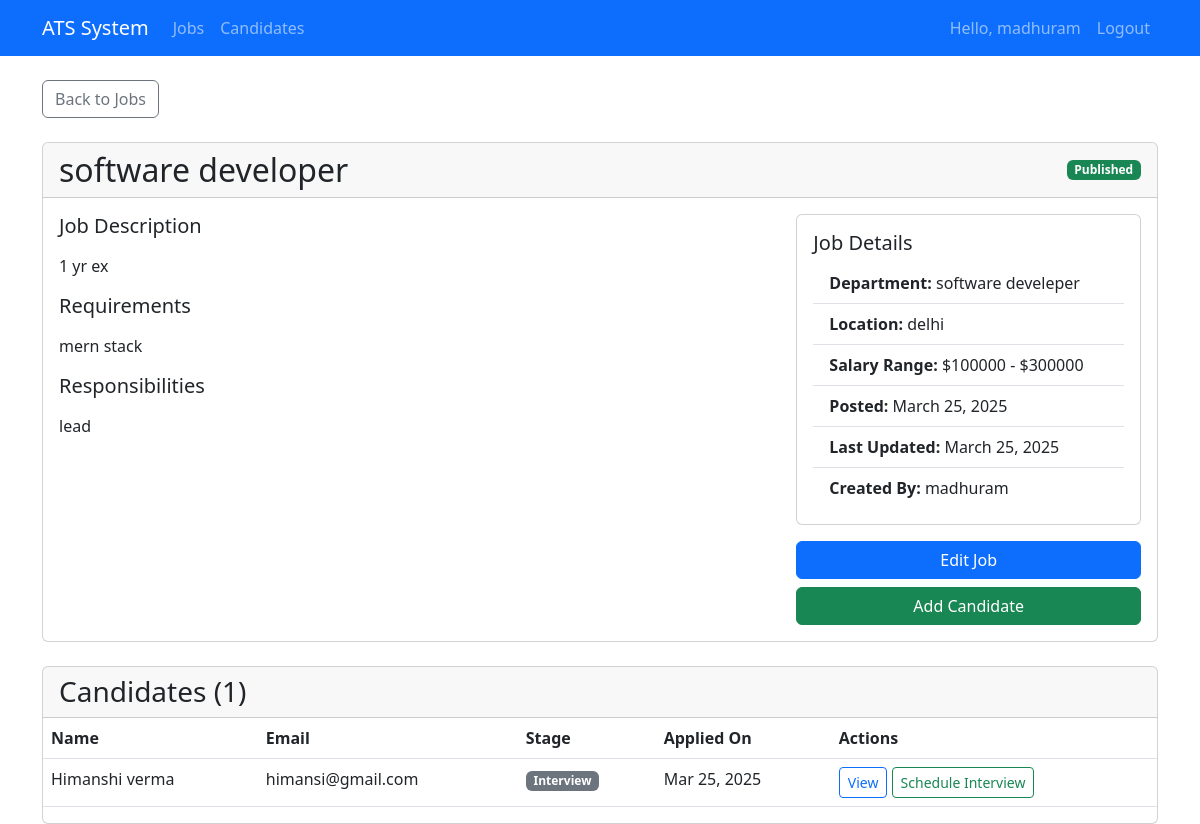
The app's page /jobs/1/ (signed in) with its own data.
### jobs/models.py (models this page shows, shortened)
class JobPost(models.Model):
    STATUS_CHOICES = [
        ('draft', 'Draft'),
        ('published', 'Published'),
        ('closed', 'Closed'),
    ]
    title = models.CharField(max_length=200)
    department = models.ForeignKey(Department, on_delete=models.CASCADE)
    location = models.CharField(max_length=100)
    description = models.TextField()
    requirements = models.TextField()
    responsibilities = models.TextField()
    status = models.CharField(max_length=10, choices=STATUS_CHOICES, default='draft')
    created_by = models.ForeignKey(User, on_delete=models.CASCADE, related_name='created_jobs')
    created_at = models.DateTimeField(auto_now_add=True)
    updated_at = models.DateTimeField(auto_now=True)
    salary_min = models.DecimalField(max_digits=10, decimal_places=2, null=True, blank=True)
    salary_max = models.DecimalField(max_digits=10, decimal_places=2, null=True, blank=True)

class Department(models.Model):
    name = models.CharField(max_length=100)
    description = models.TextField(blank=True)

### candidates/models.py (models this page shows, shortened)
class Candidate(models.Model):
    STAGE_CHOICES = [
        ('new', 'New'),
        ('screening', 'Screening'),
        ('interview', 'Interview'),
        ('technical', 'Technical Assessment'),
        ('final', 'Final Interview'),
        ('offer', 'Offer'),
        ('hired', 'Hired'),
        ('rejected', 'Rejected'),
    ]
    first_name = models.CharField(max_length=100)
    last_name = models.CharField(max_length=100)
    email = models.EmailField(unique=True)
    phone = models.CharField(max_length=20, blank=True)
    resume = models.FileField(upload_to=resume_file_path)
    cover_letter = models.TextField(blank=True)
    job = models.ForeignKey(JobPost, on_delete=models.CASCADE, related_name='candidates')
    stage = models.CharField(max_length=20, choices=STAGE_CHOICES, default='new')
    created_at = models.DateTimeField(auto_now_add=True)
    updated_at = models.DateTimeField(auto_now=True)

### jobs/views.py (the view)
# urls.py: path('jobs/<int:job_id>/', views.job_detail, name='job_detail'),
@login_required
def job_detail(request, job_id):
    job = get_object_or_404(JobPost, id=job_id)
    candidates = job.candidates.all().order_by('-created_at')
    return render(request, 'jobs/job_detail.html', {'job': job, 'candidates': candidates})

### jobs/templates/jobs/job_detail.html (shortened to what this page needs)
{% extends "base.html" %}
{% block content %}
<div class="mb-4">
    <a href="{% url 'job_list' %}" class="btn btn-outline-secondary">
         Back to Jobs
    </a>
</div>
<div class="card mb-4">
    <div class="card-header d-flex justify-content-between align-items-center">
        <h2 class="mb-0">{{ job.title }}</h2>
        <span class="badge bg-{% if job.status == 'published' %}success{% elif job.status == 'draft' %}warning{% else %}secondary{% endif %}">
            {{ job.get_status_display }}
        </span>
    </div>
    <div class="card-body">
        <div class="row">
            <div class="col-md-8">
                <h5>Job Description</h5>
                <p>{{ job.description|linebreaks }}</p>
                <h5>Requirements</h5>
                <p>{{ job.requirements|linebreaks }}</p>
                <h5>Responsibilities</h5>
                <p>{{ job.responsibilities|linebreaks }}</p>
            </div>
            <div class="col-md-4">
                <div class="card">
                    <div class="card-body">
                        <h5 class="card-title">Job Details</h5>
                        <ul class="list-group list-group-flush">
                            <li class="list-group-item">
                                <strong>Department:</strong> {{ job.department.name }}
                            </li>
                            <li class="list-group-item">
                                <strong>Location:</strong> {{ job.location }}
                            </li>
                            {% if job.salary_min or job.salary_max %}
                                <li class="list-group-item">
                                    <strong>Salary Range:</strong>
                                    {% if job.salary_min %}${{ job.salary_min|floatformat:0 }}{% endif %}
                                    {% if job.salary_min and job.salary_max %} - {% endif %}
                                    {% if job.salary_max %}${{ job.salary_max|floatformat:0 }}{% endif %}
                                </li>
                            {% endif %}
                            <li class="list-group-item">
                                <strong>Posted:</strong> {{ job.created_at|date:"F d, Y" }}
                            </li>
                            <li class="list-group-item">
                                <strong>Last Updated:</strong> {{ job.updated_at|date:"F d, Y" }}
                            </li>
                            <li class="list-group-item">
                                <strong>Created By:</strong> {{ job.created_by.get_full_name|default:job.created_by.username }}
                            </li>
                        </ul>
                    </div>
                </div>
                <div class="d-grid gap-2 mt-3">
                    <a href="{% url 'job_edit' job.id %}" class="btn btn-primary">
                         Edit Job
                    </a>
                    <a href="{% url 'candidate_create_for_job' job.id %}" class="btn btn-success">
                         Add Candidate
                    </a>
                </div>
            </div>
        </div>
    </div>
</div>
<div class="card">
    <div class="card-header d-flex justify-content-between align-items-center">
        <h3 class="mb-0">Candidates ({{ candidates.count }})</h3>
    </div>
    {% if candidates %}
        <div class="table-responsive">
            <table class="table table-hover">
                <thead>
                    <tr>
                        <th>Name</th>
                        <th>Email</th>
                        <th>Stage</th>
                        <th>Applied On</th>
                        <th>Actions</th>
                    </tr>
                </thead>
                <tbody>
                    {% for candidate in candidates %}
                        <tr>
                            <td>{{ candidate.first_name }} {{ candidate.last_name }}</td>
                            <td>{{ candidate.email }}</td>
                            <td>
                                <span class="badge bg-{% if candidate.stage == 'hired' %}success{% elif candidate.stage == 'rejected' %}danger{% elif candidate.stage == 'offer' %}info{% else %}secondary{% endif %}">
                                    {{ candidate.get_stage_display }}
                                </span>
                            </td>
                            <td>{{ candidate.created_at|date:"M d, Y" }}</td>
                            <td>
                                <a href="{% url 'candidate_detail' candidate.id %}" class="btn btn-sm btn-outline-primary">View</a>
                                <a href="{% url 'schedule_interview' candidate.id job.id %}" class="btn btn-sm btn-outline-success">Schedule Interview</a>
                            </td>
                        </tr>
                    {% endfor %}
                </tbody>
            </table>
        </div>
    {% endif %}
</div>
{% endblock %}

### jobs/templates/base.html (shortened to what this page needs)
<!DOCTYPE html>
<html lang="en">
<head>
    <link href="https://cdn.jsdelivr.net/npm/bootstrap@5.3.0/dist/css/bootstrap.min.css" rel="stylesheet">
</head>
<body>
    <nav class="navbar navbar-expand-lg navbar-dark bg-primary">
        <div class="container">
            <a class="navbar-brand" href="{% url 'job_list' %}">ATS System</a>
            <div class="collapse navbar-collapse" id="navbarNav">
                <ul class="navbar-nav me-auto">
                    <li class="nav-item">
                        <a class="nav-link" href="{% url 'job_list' %}">Jobs</a>
                    </li>
                    <li class="nav-item">
                        <a class="nav-link" href="{% url 'candidate_list' %}">Candidates</a>
                    </li>
                </ul>
                <ul class="navbar-nav">
                    {% if user.is_authenticated %}
                        <li class="nav-item">
                            <span class="nav-link">Hello, {{ user.username }}</span>
                        </li>
                        <li class="nav-item">
                            <a class="nav-link" href="{% url 'logout' %}">Logout</a>
                        </li>
                    {% else %}
                        <li class="nav-item">
                            <a class="nav-link" href="{% url 'login' %}">Login</a>
                        </li>
                    {% endif %}
                </ul>
            </div>
        </div>
    </nav>
    <div class="container mt-4">
        {% block content %}{% endblock %}
    </div>
</body>
</html>

### records on screen
JobPost: title "software developer", status "Published", description "1 yr ex", requirements "mern stack", responsibilities "lead", department.name "software develeper", location "delhi", salary_min "100000", salary_max "300000", created_at "March 25, 2025", updated_at "March 25, 2025", created_by.get_full_name "madhuram"
Candidate: first_name "Himanshi", last_name "verma", email "himansi@gmail.com", stage "Interview", created_at "Mar 25, 2025"

### other values on screen
{{ user.username }} "madhuram"
{{ candidates.count }} "1"
